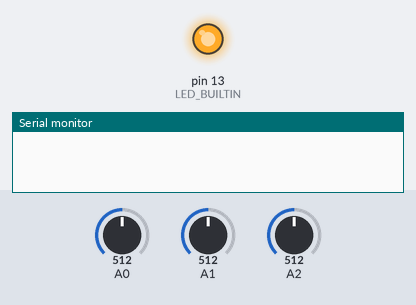
Bench run of a sketch on a simulated Arduino Uno, built with avr-gcc and run on an emulated ATmega328P. Shown: output pins drawn as LEDs (lit = HIGH), the last lines printed to the serial monitor. The inputs (shaded band) are chosen by the test bench; at power-on: A0 = 512, A2 = 512, A1 = 512.

Above: at 0.6 s.
At 4.7 s:
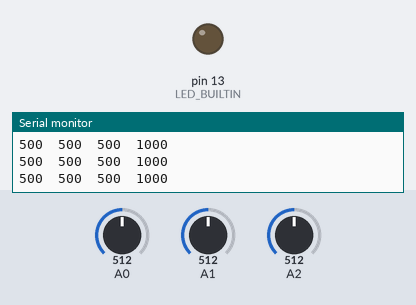
4.8 s: A0 set to 527
7.8 s: A2 set to 538
10.8 s: A0 set to 12
12.3 s: A0 set to 9
Timing chart, 0 to 14.8 s (numbered marks = the images above; inputs shaded):
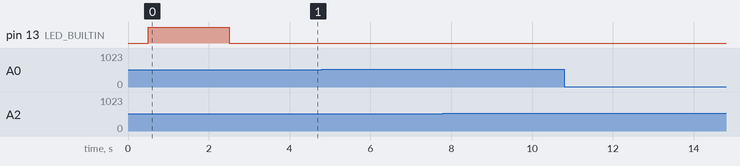

The sketch:

qtr_test.ino
```cpp
#include <QTRSensors.h>

QTRSensors qtr;

const uint8_t SensorCount = 3;  // Número de sensores en el conjunto
uint16_t sensorValues[SensorCount];  // Array para almacenar los valores de los sensores

void setup() {
  // Coloca tu código de configuración aquí, que se ejecutará una vez:
  qtr.setTypeAnalog();  // Configura los sensores para utilizar señales analógicas
  qtr.setSensorPins((const uint8_t[]){A0, A1, A2}, SensorCount);  // Asigna los pines de los sensores
  //qtr.setEmitterPin(2);  // Configura el pin del emisor infrarrojo

  delay(500);  // Espera 500 ms
  pinMode(LED_BUILTIN, OUTPUT);
  digitalWrite(LED_BUILTIN, HIGH);  // Enciende el LED incorporado de Arduino para indicar que estamos en modo de calibración

  // La función analogRead() toma alrededor de 0.1 ms en un AVR.
  // 0.1 ms por sensor * 4 muestras por lectura de sensor (valor predeterminado) * 6 sensores
  // * 10 lecturas por llamada a calibrate() = aproximadamente 24 ms por llamada a calibrate().
  // Llama a calibrate() 400 veces para que la calibración dure alrededor de 10 segundos.
  for (uint16_t i = 0; i < 80; i++)
  {
    qtr.calibrate();
  }
  digitalWrite(LED_BUILTIN, LOW);  // Apaga el LED de Arduino para indicar que hemos terminado con la calibración

  // Imprime los valores mínimos de calibración medidos cuando los emisores estaban encendidos
  Serial.begin(9600);
  for (uint8_t i = 0; i < SensorCount; i++)
  {
    Serial.print(qtr.calibrationOn.minimum[i]);
    Serial.print(' ');
  }
  Serial.println();

  // Imprime los valores máximos de calibración medidos cuando los emisores estaban encendidos
  for (uint8_t i = 0; i < SensorCount; i++)
  {
    Serial.print(qtr.calibrationOn.maximum[i]);
    Serial.print(' ');
  }
  Serial.println();
  Serial.println();
  delay(1000);
}

void loop() {
  // Lee los valores calibrados de los sensores y obtén una medida de la posición de la línea
  // de 0 a 5000 (para una línea blanca, utiliza readLineWhite() en su lugar)
  uint16_t position = qtr.readLineBlack(sensorValues);

  // Imprime los valores de los sensores como números de 0 a 1000, donde 0 significa reflectancia máxima
  // y 1000 significa reflectancia mínima, seguido de la posición de la línea
  for (uint8_t i = 0; i < SensorCount; i++)
  {
    Serial.print(sensorValues[i]);
    Serial.print('\t');
  }
  Serial.println(position);

  delay(20);
}
```
